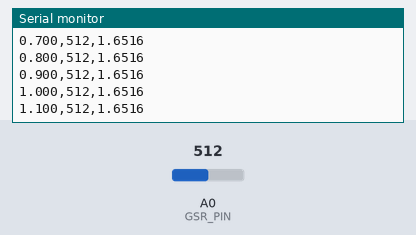
The program below on a simulated Arduino Nano 33 BLE. Shown: the last lines printed to the serial monitor. The inputs (shaded band) are chosen by the test bench; at power-on: A0 (GSR_PIN) = 512 (analog values on the 0–1023 scale).

Above: at 1.2 s.
1.3 s: A0 (GSR_PIN) set to 716
At 1.31 s:
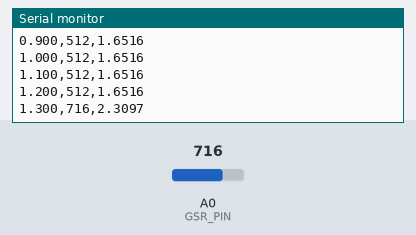
2.8 s: A0 (GSR_PIN) set to 900
At 2.81 s:
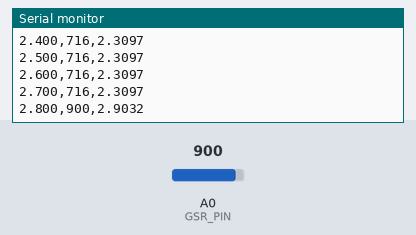
Timing chart, 0 to 5.8 s (numbered marks = the images above; inputs shaded):
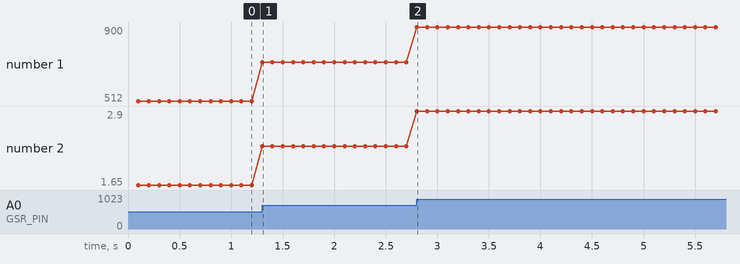

The program:

main.cpp
```cpp
#include <Arduino.h>

const int GSR_PIN = A0;
const float ADC_REF = 3.3f;
const int ADC_MAX = 1023;

const unsigned long SAMPLE_INTERVAL_MS = 100;
const unsigned long DURATION_MS = 300000;  // 300초 5분

unsigned long lastSampleTime = 0;
unsigned long startTime = 0;

bool isRunning = true;

void setup() {
  Serial.begin(115200);
  while (!Serial);

  analogReadResolution(10);

  startTime = millis();

  Serial.println("time_s,gsr_raw,gsr_voltage");
}

void loop() {
  if (!isRunning) return;

  unsigned long now = millis();

  // 300초 지나면 종료
  if (now - startTime >= DURATION_MS) {
    isRunning = false;
    Serial.println("END");
    return;
  }

  if (now - lastSampleTime >= SAMPLE_INTERVAL_MS) {
    lastSampleTime += SAMPLE_INTERVAL_MS;

    int raw = analogRead(GSR_PIN);
    float voltage = (raw * ADC_REF) / ADC_MAX;
    float time_s = (now - startTime) / 1000.0;

    Serial.print(time_s, 3);
    Serial.print(",");
    Serial.print(raw);
    Serial.print(",");
    Serial.println(voltage, 4);
  }
}
```

Measured:
- after the input at 1.3 s, the serial monitor: prints a new line at once (image 1)
- plotted number 1: 512 → 716 after the input at 1.3 s
- plotted number 2: 1.65 → 2.31 after the input at 1.3 s
